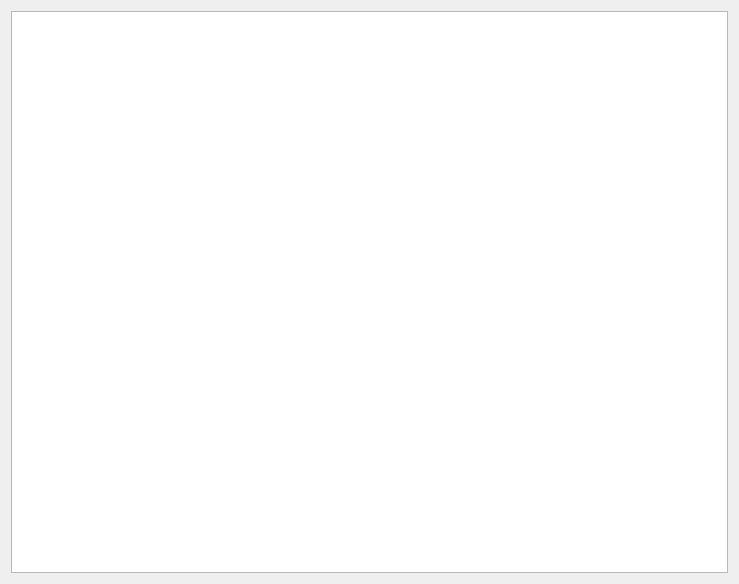
<?xml version="1.0" encoding="UTF-8"?>
<ui version="4.0">
 <class>Dialog</class>
 <widget class="QDialog" name="Dialog">
  <property name="geometry">
   <rect>
    <x>0</x>
    <y>0</y>
    <width>739</width>
    <height>584</height>
   </rect>
  </property>
  <property name="windowTitle">
   <string>Предпросмотр</string>
  </property>
  <property name="windowOpacity">
   <double>1.000000000000000</double>
  </property>
  <layout class="QGridLayout" name="gridLayout">
   <item row="0" column="0">
    <widget class="QTextEdit" name="textEdit">
     <property name="readOnly">
      <bool>true</bool>
     </property>
    </widget>
   </item>
  </layout>
 </widget>
 <resources/>
 <connections/>
</ui>
